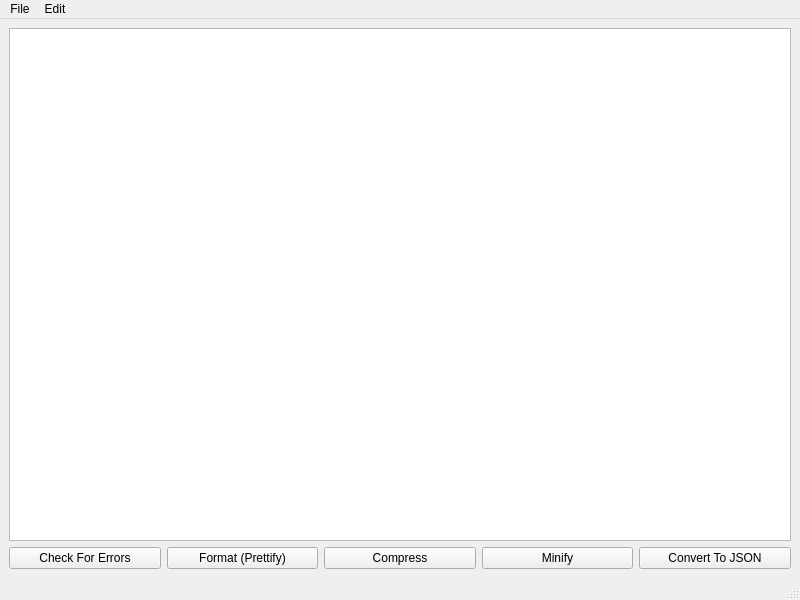
<?xml version="1.0" encoding="UTF-8"?>
<ui version="4.0">
 <class>MainWindow</class>
 <widget class="QMainWindow" name="MainWindow">
  <property name="geometry">
   <rect>
    <x>0</x>
    <y>0</y>
    <width>800</width>
    <height>600</height>
   </rect>
  </property>
  <property name="windowTitle">
   <string>XML Editor</string>
  </property>
  <property name="windowIcon">
   <iconset>
    <normaloff>../../../../../Desktop/1116px-Text-xml.svg.png</normaloff>../../../../../Desktop/1116px-Text-xml.svg.png</iconset>
  </property>
  <widget class="QWidget" name="centralwidget">
   <layout class="QVBoxLayout" name="verticalLayout_2">
    <item>
     <layout class="QVBoxLayout" name="verticalLayout">
      <item>
       <widget class="QPlainTextEdit" name="plainTextEdit"/>
      </item>
     </layout>
    </item>
    <item>
     <layout class="QHBoxLayout" name="horizontalLayout">
      <item>
       <widget class="QPushButton" name="pushButton">
        <property name="text">
         <string>Check For Errors</string>
        </property>
       </widget>
      </item>
      <item>
       <widget class="QPushButton" name="pushButton_2">
        <property name="text">
         <string>Format (Prettify)</string>
        </property>
       </widget>
      </item>
      <item>
       <widget class="QPushButton" name="pushButton_3">
        <property name="text">
         <string>Compress</string>
        </property>
       </widget>
      </item>
      <item>
       <widget class="QPushButton" name="pushButton_4">
        <property name="text">
         <string>Minify</string>
        </property>
       </widget>
      </item>
      <item>
       <widget class="QPushButton" name="pushButton_5">
        <property name="text">
         <string>Convert To JSON</string>
        </property>
       </widget>
      </item>
     </layout>
    </item>
   </layout>
  </widget>
  <widget class="QMenuBar" name="menubar">
   <property name="geometry">
    <rect>
     <x>0</x>
     <y>0</y>
     <width>800</width>
     <height>25</height>
    </rect>
   </property>
   <widget class="QMenu" name="menuFile">
    <property name="title">
     <string>File</string>
    </property>
    <addaction name="actionNew"/>
    <addaction name="actionOpen"/>
    <addaction name="actionExit"/>
    <addaction name="actionSave_As"/>
   </widget>
   <widget class="QMenu" name="menuEdit">
    <property name="title">
     <string>Edit</string>
    </property>
    <addaction name="actionUndo"/>
    <addaction name="actionRedo"/>
    <addaction name="actionCopy"/>
    <addaction name="actionCut"/>
    <addaction name="actionPaste"/>
   </widget>
   <addaction name="menuFile"/>
   <addaction name="menuEdit"/>
  </widget>
  <widget class="QStatusBar" name="statusbar"/>
  <action name="actionNew">
   <property name="text">
    <string>New</string>
   </property>
  </action>
  <action name="actionOpen">
   <property name="text">
    <string>Open</string>
   </property>
  </action>
  <action name="actionExit">
   <property name="text">
    <string>Exit</string>
   </property>
  </action>
  <action name="actionUndo">
   <property name="text">
    <string>Undo</string>
   </property>
  </action>
  <action name="actionRedo">
   <property name="text">
    <string>Redo</string>
   </property>
  </action>
  <action name="actionCopy">
   <property name="text">
    <string>Copy</string>
   </property>
  </action>
  <action name="actionCut">
   <property name="text">
    <string>Cut</string>
   </property>
  </action>
  <action name="actionPaste">
   <property name="text">
    <string>Paste</string>
   </property>
  </action>
  <action name="actionSave_As">
   <property name="text">
    <string>Save As</string>
   </property>
  </action>
 </widget>
 <resources/>
 <connections/>
</ui>
